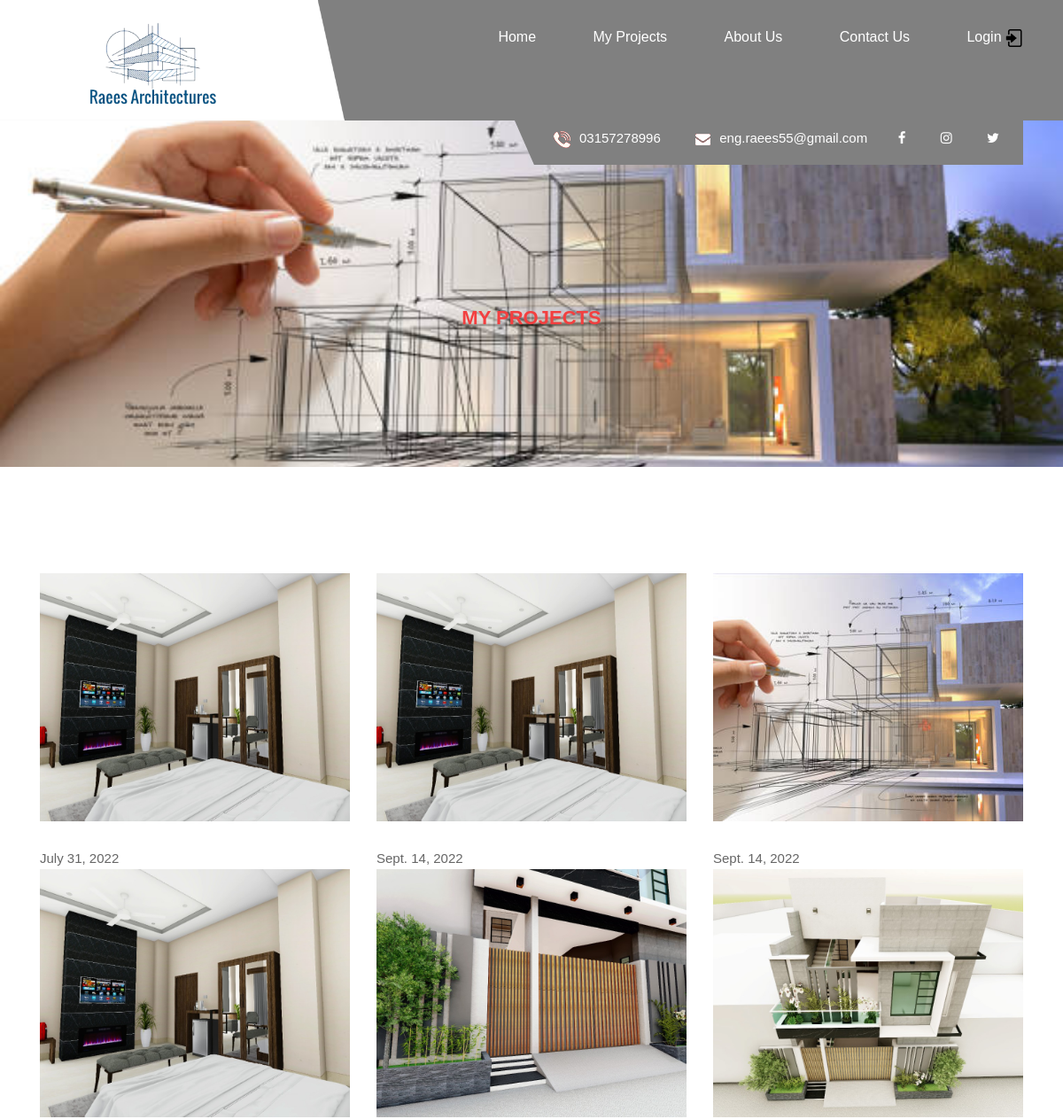
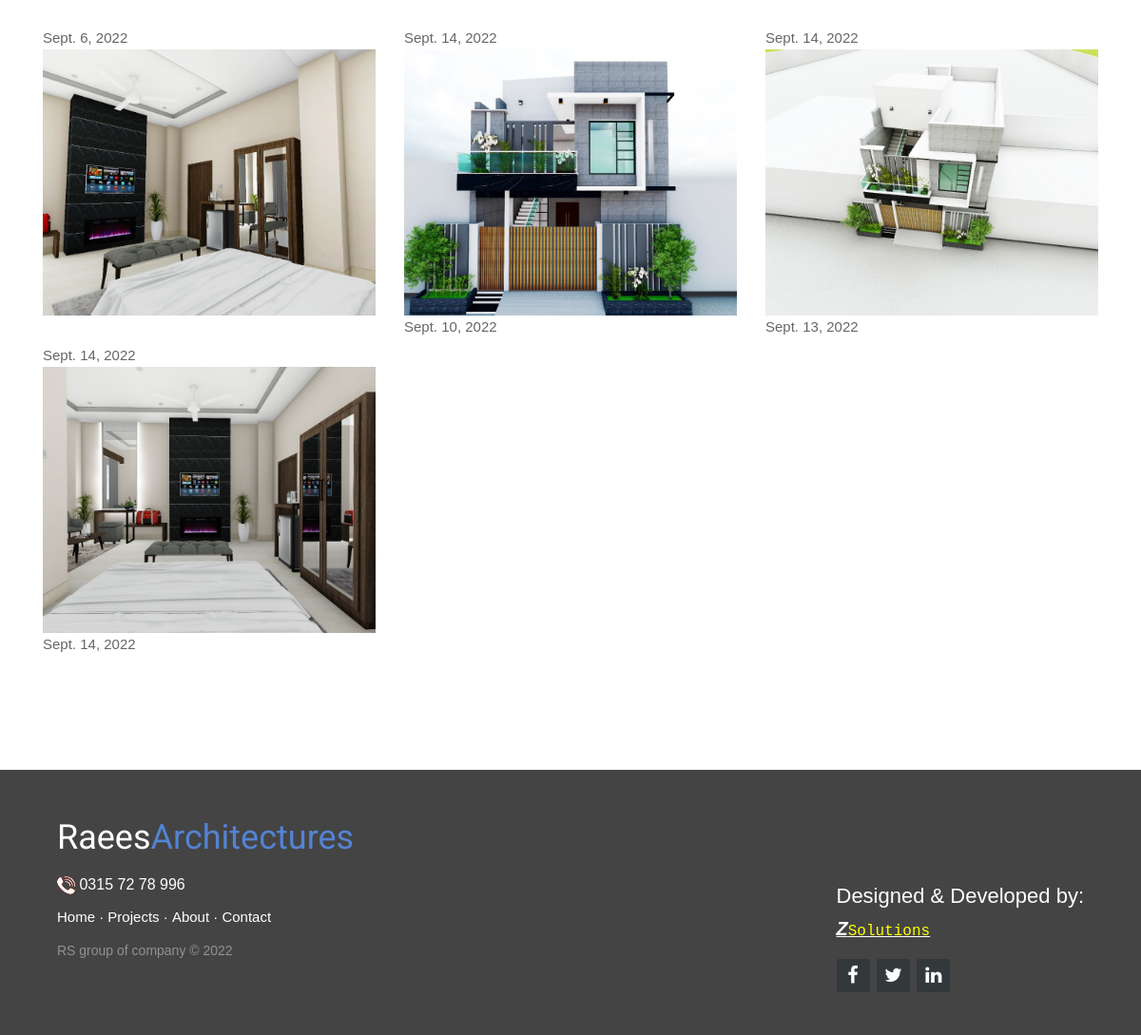
The app's page /myprojects/ with its own data (2 pictures, top to bottom).
### architecture/models.py (models this page shows)
class Project(models.Model):
    title = models.CharField(max_length=100)
    description = models.TextField(max_length=1000)
    image1 = models.ImageField(null=True, blank=True,  upload_to = 'images')
    image2 = models.ImageField(null=True, blank=True,  upload_to = 'images')
    image3 = models.ImageField(null=True, blank=True,  upload_to = 'images')
    image4 = models.ImageField(null=True, blank=True,  upload_to = 'images')
    image5 = models.ImageField(null=True, blank=True,  upload_to = 'images')
    image6 = models.ImageField(null=True, blank=True,  upload_to = 'images')
    date = models.DateField()

### architecture/views.py (the view)
# urls.py: path('myprojects/', views.myprojectsView, name='myprojects'),
def myprojectsView(request):
    project = Project.objects.all()
    return render(request, 'architecture/myprojects.html', {'project':project})

### architecture/templates/architecture/myprojects.html (shortened to what this page needs)
{% load static %}
<!DOCTYPE html>
<html lang="en">
<head>
    <link rel="stylesheet" href="{% static 'architecture/css/bootstrap.min.css' %}">
    <link rel="stylesheet" href="{% static 'architecture/css/style.css' %}">
    <link rel="stylesheet" href="{% static 'architecture/css/responsive.css' %}">
    <link rel="stylesheet" href="{% static 'architecture/css/jquery.mCustomScrollbar.min.css' %}">
    <link rel="stylesheet" href="https://netdna.bootstrapcdn.com/font-awesome/4.0.3/css/font-awesome.css">
    <link rel="stylesheet" href="https://cdnjs.cloudflare.com/ajax/libs/font-awesome/4.7.0/css/font-awesome.min.css">
    <link rel="stylesheet" href="{% static 'architecture/css/owl.carousel.min.css' %}">
    <link rel="stylesheet" href="{% static 'architecture/css/owl.theme.default.min.css' %}">
    <link rel="stylesheet" href="https://cdnjs.cloudflare.com/ajax/libs/fancybox/2.1.5/jquery.fancybox.min.css" media="screen">
</head>
<body class="main-layout ">
    <header>
        <div class="header">
            <div class="container">
                <div class="row">
                    <div class="col-xl-3 col-lg-3 col-md-3 col-sm-3 col logo_section">
                        <div class="full">
                            <div class="center-desk">
                                <div class="logo">
                                    <a href="index.html"><img src="{% static 'architecture/images/logo1.png'%}" alt="#"></a>
                                </div>
                            </div>
                        </div>
                    </div>
                    <div class="col-xl-9 col-lg-9 col-md-9 col-sm-9">
                        <div class="menu-area">
                            <div class="limit-box">
                                <nav class="main-menu">
                                    <ul class="menu-area-main">
                                        <li class="active"> <a href="{% url 'index' %}">Home</a> </li>
                                        <li> <a href="{% url 'myprojects' %}">My Projects</a> </li>
                                        <li><a href="{% url 'aboutus' %}">About Us</a></li>
                                        <li><a href="{% url 'contact' %}">Contact Us</a></li>
                                        <li><a href="{% url 'login' %}">Login <img src="{% static 'architecture/images/login.ico' %}" style="width:20px;" ></a></li>
                                    </ul>
                                </nav>
                            </div>
                        </div>
                    </div>
                    <div class="col-md-6 offset-md-6">
                        <div class="location_icon_bottum">
                            <ul>
                                <li><img src="{% static 'architecture/icon/call.png' %}" />03157278996</li>
                                <li><a href=""><span style="color: white; margin-left: 15px;"><img src="{% static 'architecture/icon/email.png' %}"/>eng.raees55@gmail.com</span></a></li>
                                <li><a href=""><span style="color: white; margin-left: 10px;"><i class="fa fa-facebook"></i></span></a></li>
                                <li><a href=""><span style="color: white; margin-left: 15px;"><i class="fa fa-instagram"></i></span></a></li>
                                <li><a href=""><span style="color: white; margin-left: 15px;"><i class="fa fa-twitter"></i></span></a></li>
                            </ul>
                        </div>
                    </div>
                </div>
            </div>
        </div>
    </header>
        <div class="page-heading about-headingp header-text">
            <div class="container">
              <div class="row">
                <div class="col-md-12">
                  <div class="text-content">
                    <h4>My Projects</h4>
                  </div>
                </div>
              </div>
            </div>
          </div>
          <section id="portfolio" class="site-section section-portfolio">
            <div class="container">
                <div class="row">
                    {% for p in project %}
                    <div class="col-md-4 col-xs-6">
                        <div class="portfolio-item">
                            <img src="{{p.image1.url}}" class="img-res" alt="">
                        </div> <p>{{p.date}}</p>
                    </div>
                    {% endfor %}
                </div>
            </div>
        </section>
        <footer class="footer-distributed">
            <div class="footer-left">
                <h3>Raees<span>Architectures</span></h3>
                <h4><li><img src="{% static 'architecture/icon/call.png' %}" /> <span style="color: white;"> 0315 72 78 996</span></li></h4>
                <p class="footer-links">
                    <a href="{% url 'index' %}">Home</a>
                    ·
                    <a href="{% url 'myprojects'%}">Projects</a>
                    ·
                    <a href="{% url 'aboutus' %}">About</a>
                    ·
                    <a href="{% url 'contact'%}">Contact</a>
                </p>
                <p class="footer-company-name">RS group of company © 2022</p>
            </div>
            <div class="footer-right">
                <h2><span class="developeby">Designed & Developed by:</span></h2>
                <h4 style="text-decoration: underline; text-decoration-color: white"><span class="zakir"><b style="font-size: 20px; font-style: italic;">Z</b><span style="color: yellow; font-family: 'Courier New', Courier, monospace;">Solutions</span> </span></h4>
                <div class="footer-icons">
                    <a href="https://www.facebook.com/zakirullah111"><i class="fa fa-facebook"></i></a>
                    <a href="#"><i class="fa fa-twitter"></i></a>
                    <a href="https://www.linkedin.com/in/zakir-ullah-137b73201"><i class="fa fa-linkedin"></i></a>
                </div>
            </div>
        </footer>
</body>
</html>

### records on screen
Project: image1 (picture), date "July 31, 2022"
Project: image1 (picture), date "Sept. 14, 2022"
Project: image1 (picture), date "Sept. 14, 2022"
Project: image1 (picture), date "Sept. 6, 2022"
Project: image1 (picture), date "Sept. 14, 2022"
Project: image1 (picture), date "Sept. 14, 2022"
Project: image1 (picture), date "Sept. 14, 2022"
Project: image1 (picture), date "Sept. 10, 2022"
Project: image1 (picture), date "Sept. 13, 2022"
Project: image1 (picture), date "Sept. 14, 2022"
